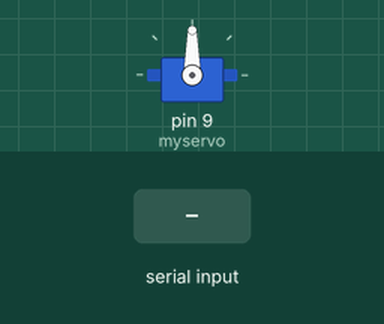
This sketch was run on a simulated Arduino Uno, built with avr-gcc and run on an emulated ATmega328P. On the bench: servo. The inputs (shaded band) are chosen by the test bench. What the sketch prints to the serial monitor is not drawn.

Above: at 1.2 s.
1.3 s: "90,45\n" received over Serial
At 2.1 s:
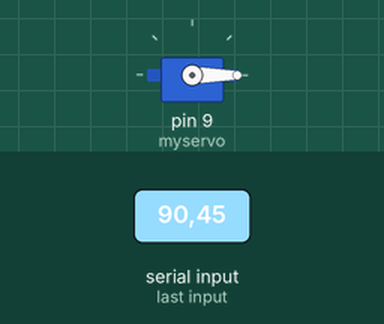
Timing chart, 0 to 4.3 s (numbered marks = the images above; inputs shaded):
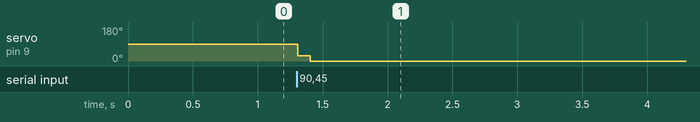

Measured:
- after the input at 1.3 s, servo on pin 9 (myservo): 90° → 28° at once, → 0° 0.10 s later

The sketch:

eric_servo.ino
```cpp
#include <Servo.h>

Servo myservo;

int pos = 0;    // variable to store the servo position
float current = 0;
void setup() {
	Serial.begin(9600);
	Serial.setTimeout(100);
	Serial.println("Hello world");
	myservo.attach(9);  // attaches the servo on pin 9 to the servo object
}

void loop() {
	while (Serial.available() > 0) {
		float center = Serial.parseFloat() - 208;
		float delta = center/208*45;
		float num = myservo.read() + delta;
		myservo.write(num);
	}
}
```
